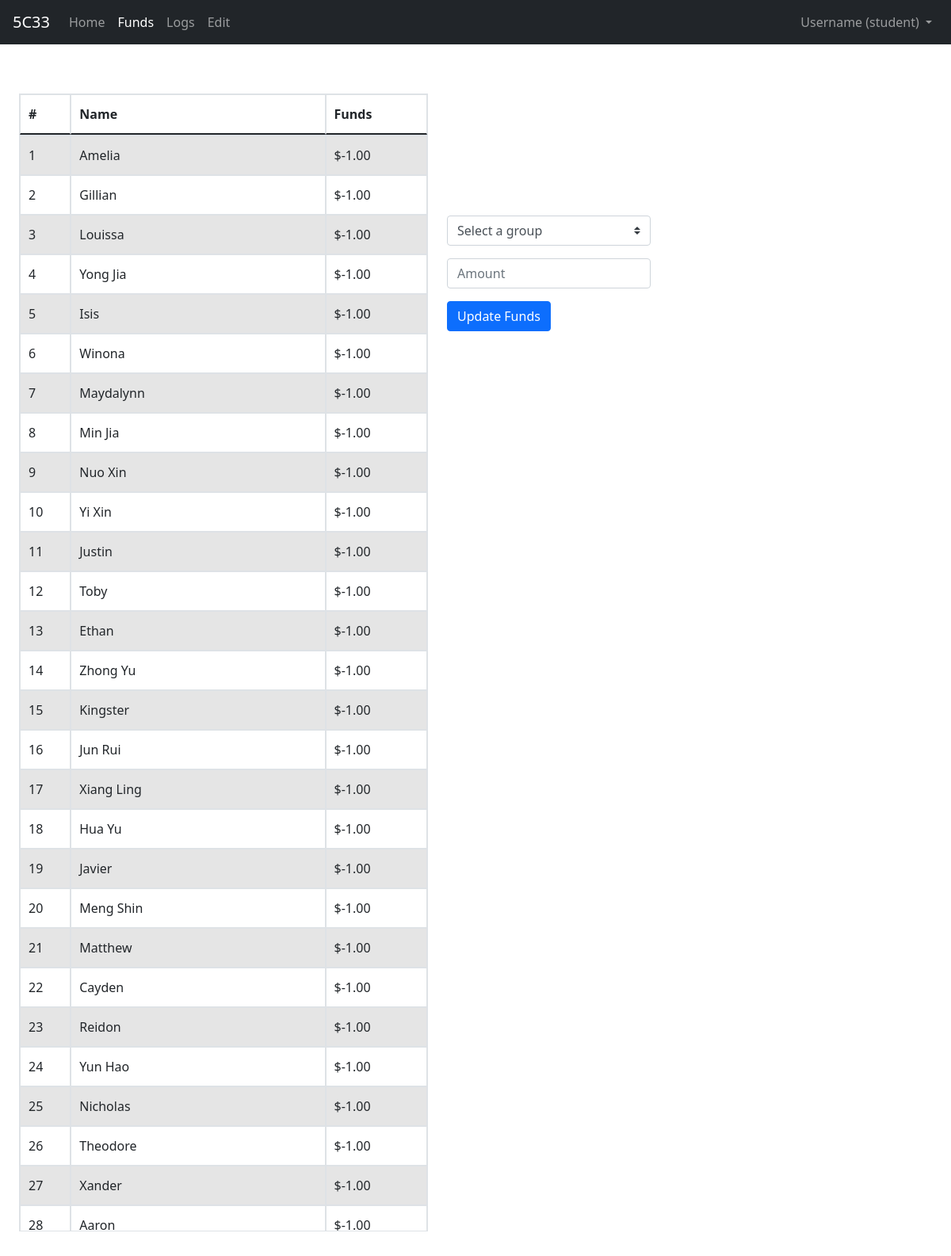
Screenshot of /funds with the database file from the repository.
### tables this page shows
CREATE TABLE class_funds (id INT, name TEXT, funds INT);

### app.py (the view, shortened to what this page needs)
@app.route("/funds", methods=["GET", "POST"])
def funds():
    with sqlite3.connect("class_funds.db") as con:
        con.row_factory = sqlite3.Row
        cur = con.cursor()
        funds = cur.execute("SELECT * FROM class_funds").fetchall()
    return render_template("class_funds.html", funds=funds, groups=GROUPS, names=NAMES)

### templates/class_funds.html (shortened to what this page needs)
{% extends "layout.html" %}
{% block onload %}
onload="getOption()"
{% endblock %}
{% block body %}
<div id="funds_table">
    <table id="fixed_header" class="table-striped table table-bordered">
        <thead>
            <tr>
                <th>#</th>
                <th>Name</th>
                <th>Funds</th>
            </tr>
        </thead>
        <tbody>
            {% for fund in funds %}
            <tr>
                <td>{{ fund["id"] }}</td>
                <td>{{ fund["name"] }}</td>
                <td>{{ "${:.2f}".format(fund["funds"]/100) }}</td>
            </tr>
            {% endfor %}
        </tbody>
    </table>
</div>
<div class="submission">
    <form action="/funds" method="post" class="form">
        <div class="form-group d-sm-flex">
            <select name="group" id="group" class="custom-select" onchange="getOption()">
                <option disabled selected value="">Select a group</option>
            </select>
        </div>
        <div class="form-group d-sm-flex">
            <input autocomplete="off" autofocus type="text" name="amt" placeholder="Amount" class="form-control">
        </div>
        <div class="form-group">
            <input type="submit" value="Update Funds" class="btn btn-primary">
        </div>
    </form>
</div>
{% endblock %}

### templates/layout.html (shortened to what this page needs)
<!DOCTYPE html>
<html lang="en">
    <head>
        <link rel="stylesheet" href="{{ url_for('static', filename='css/style.css') }}">
        <link rel="stylesheet" href="https://cdn.jsdelivr.net/npm/bootstrap@4.3.1/dist/css/bootstrap.min.css">
        <link href="https://cdn.jsdelivr.net/npm/bootstrap@5.0.2/dist/css/bootstrap.min.css" rel="stylesheet">
    </head>
    <body {% block onload %}{% endblock %}>
        <nav class="navbar navbar-expand-lg navbar-dark bg-dark sticky-top mb-4">
            <a class="navbar-brand" href="/">5C33</a>
            <div class="collapse navbar-collapse" id="navbarSupportedContent">
              <ul class="navbar-nav mr-auto">
                <li class="nav-item {% if url_for(request.endpoint)=='/' %}active{% endif %}">
                  <a class="nav-link" href="/">Home</a>
                </li>
                <li class="nav-item {% if url_for(request.endpoint)=='/funds' %}active{% endif %}">
                  <a class="nav-link" href="/funds">Funds</a>
                </li>
                <li class="nav-item {% if url_for(request.endpoint)=='/logs' %}active{% endif %}">
                  <a class="nav-link" href="/logs">Logs</a>
                </li>
                <li class="nav-item {% if url_for(request.endpoint)=='/edit' %}active{% endif %}">
                  <a class="nav-link" href="/edit">Edit</a>
                </li>
              </ul>
              <ul class="navbar-nav ml-auto">
                <li class="nav-item dropdown">
                  <a class="nav-link dropdown-toggle" href="#" id="navbarDropdownMenuLink" role="button" data-toggle="dropdown" aria-haspopup="true" aria-expanded="false">
                    Username (student)
                  </a>
                </li>
              </ul>
            </div>
          </nav>
        {% block body %}{% endblock %}
    </body>
</html>

### static/css/style.css (style rules this page uses)
body { font-family: Arial, Helvetica, sans-serif; }
.submission { float: left; padding-top: 10vh; margin-left: 2vw; }
#funds_table { float: left; width: 43vw; margin-left: 2vw; padding-top: 2vh; table-layout: auto; border-collapse: collapse; text-align: left; }
#funds_table tbody { display: block; width: 100%; overflow: overlay; height: 72vh; }
#funds_table tbody tr, #funds_table thead tr { display: grid; grid-template-columns: 0.5fr 2.5fr 1fr; }
#funds_table thead th, #funds_table tbody th, #funds_table tbody td { padding: 12px 15px 12px 10px; }

### rows the page displays
class_funds: id "1", name "Amelia", fund['funds']/100 "$-1.00"
class_funds: id "2", name "Gillian", fund['funds']/100 "$-1.00"
class_funds: id "3", name "Louissa", fund['funds']/100 "$-1.00"
class_funds: id "4", name "Yong Jia", fund['funds']/100 "$-1.00"
class_funds: id "5", name "Isis", fund['funds']/100 "$-1.00"
class_funds: id "6", name "Winona", fund['funds']/100 "$-1.00"
class_funds: id "7", name "Maydalynn", fund['funds']/100 "$-1.00"
class_funds: id "8", name "Min Jia", fund['funds']/100 "$-1.00"
class_funds: id "9", name "Nuo Xin", fund['funds']/100 "$-1.00"
class_funds: id "10", name "Yi Xin", fund['funds']/100 "$-1.00"
class_funds: id "11", name "Justin", fund['funds']/100 "$-1.00"
class_funds: id "12", name "Toby", fund['funds']/100 "$-1.00"
class_funds: id "13", name "Ethan", fund['funds']/100 "$-1.00"
class_funds: id "14", name "Zhong Yu", fund['funds']/100 "$-1.00"
class_funds: id "15", name "Kingster", fund['funds']/100 "$-1.00"
class_funds: id "16", name "Jun Rui", fund['funds']/100 "$-1.00"
class_funds: id "17", name "Xiang Ling", fund['funds']/100 "$-1.00"
class_funds: id "18", name "Hua Yu", fund['funds']/100 "$-1.00"
class_funds: id "19", name "Javier", fund['funds']/100 "$-1.00"
class_funds: id "20", name "Meng Shin", fund['funds']/100 "$-1.00"
class_funds: id "21", name "Matthew", fund['funds']/100 "$-1.00"
class_funds: id "22", name "Cayden", fund['funds']/100 "$-1.00"
class_funds: id "23", name "Reidon", fund['funds']/100 "$-1.00"
class_funds: id "24", name "Yun Hao", fund['funds']/100 "$-1.00"
class_funds: id "25", name "Nicholas", fund['funds']/100 "$-1.00"
class_funds: id "26", name "Theodore", fund['funds']/100 "$-1.00"
class_funds: id "27", name "Xander", fund['funds']/100 "$-1.00"
class_funds: id "28", name "Aaron", fund['funds']/100 "$-1.00"
